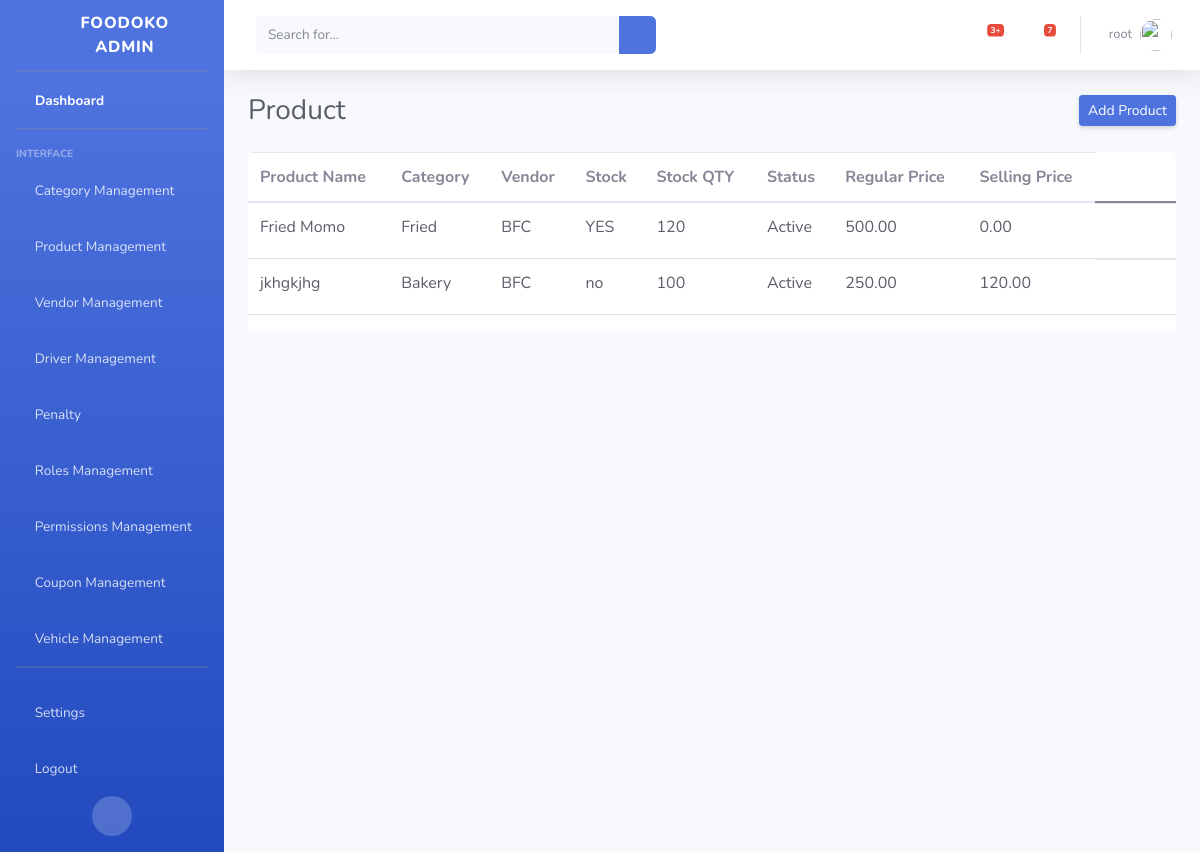
Page /adminpanel/products/ (signed in) on the committed database.
### vendorside/models.py (models this page shows, shortened)
class Product(models.Model):
    STATUS_CHOICE = (
        ("Active", "Active"),
        ("Deactive", "Deactive")
    )
    STOCK_STATUS = (
        ("Yes", "Yes"),
        ("No", "No")
    )
    title = models.CharField(max_length=255)
    product_image = models.ImageField(upload_to="images/")
    category = models.ForeignKey(Category, on_delete=models.CASCADE)
    vendor = models.ForeignKey(VendorProfile, on_delete=models.CASCADE)
    is_out_stock = models.CharField(max_length=255, null=True, blank=True, default="No")
    stock_qty = models.PositiveIntegerField(null=True, blank=True)
    status = models.CharField(max_length=255, choices=STATUS_CHOICE)
    regular_price = models.DecimalField(max_digits=10, decimal_places=2, default=0.00)
    sale_price = models.DecimalField(max_digits=10, decimal_places=2, default=0.00)
    is_popular = models.BooleanField(default=False)
    recently_viewed = models.BooleanField(default=False)
    recently_ordered = models.BooleanField(default=False)
    class Meta:
        ordering = ["-id"]
        verbose_name = "Product"

class Category(models.Model):
    title = models.CharField(max_length=255)
    vendor = models.ForeignKey(VendorProfile, on_delete=models.CASCADE)
    category_img = models.ImageField(upload_to="images/")
    class Meta:
        ordering = ["-id"]
        verbose_name = "Category"

### authentication/models.py (models this page shows)
class VendorProfile(models.Model):
    user = models.OneToOneField(User, on_delete=models.CASCADE)
    vendor_name = models.CharField(max_length=255)
    shop_name = models.CharField(max_length=255, unique=True)
    shop_logo = models.ImageField(upload_to="images/")
    contact_number = models.CharField(max_length=255)
    address = models.TextField(null=True)
    total_sale = models.DecimalField(decimal_places=2, max_digits=19, default=0.00)
    class Meta:
        ordering = ["-id"]
        verbose_name = "Vendor Profile"
    def __str__(self):
        return self.vendor_name

### Dashboard/views.py (the view)
# urls.py: path("products/", ProductView.as_view(), name="productView"),
class ProductView(View):
    template_name = "product/products.html"
    def get(self, request):
        products = Product.objects.all()
        args = {
            "products": products,
        }
        return render(request, self.template_name, args)

### Dashboard/templates/product/products.html (shortened to what this page needs)
{% load static %}
{% include 'base.html' %}
<body id="page-top">
    <div id="wrapper">
        {% include 'admin-sidebar.html' %}
        <div id="content-wrapper" class="d-flex flex-column">
            <div id="content">
               {% include 'admin-nav.html' %}
                <div class="container-fluid">
                    <div class="d-sm-flex align-items-center justify-content-between mb-4">
                        <h1 class="h3 mb-0 text-gray-800">Product</h1>
                        <a href="{% url 'addProduct' %}" class="d-none d-sm-inline-block btn btn-sm btn-primary shadow-sm">Add Product</a>
                    </div>
                    <div class="main____dept____table table-responsive">
                      {% if products %}
                        <table class="table">
                          <thead class="table_____head">
                            <tr>
                              <th scope="col">Product Name</th>
                              <th scope="col">Category</th>
                              <th scope="col">Vendor</th>
                              <th scope="col">Stock</th>
                              <th scope="col">Stock QTY</th>
                              <th scope="col">Status</th>
                              <th scope="col">Regular Price</th>
                              <th scope="col">Selling Price</th>
                            </tr>
                          </thead>
                          <tbody class="catgory__table">
                            {% for p in products %}
                            <tr>
                              <td class="category__data"><a href="#" class="w-100 d-flex text-dark category__name">{{p.title}}</a></td>
                              <td class="category__data"><a href="#" class="w-100 d-flex text-dark category__name">{{ p.category.title }}</a></td>
                              <td class="category__data"><a href="#" class="w-100 d-flex text-dark category__name">{{ p.vendor }}</a></td>
                              <td class="category__data"><a href="#" class="w-100 d-flex text-dark category__name">{{ p.is_out_stock }}</a></td>
                              <td class="category__data"><a href="#" class="w-100 d-flex text-dark category__name">{{ p.stock_qty }}</a></td>
                              <td class="category__data"><a href="#" class="w-100 d-flex text-dark category__name">{{ p.status }}</a></td>
                              <td class="category__data"><a href="#" class="w-100 d-flex text-dark category__name">{{ p.regular_price }}</a></td>
                              <td class="category__data"><a href="#" class="w-100 d-flex text-dark category__name">
                                {% if p.sale_price %}
                                {{ p.sale_price }}
                                {% else %} 0.00 {% endif %}
                              </a></td>
                              <td class="d-flex align-items-center">
                                <form method="POST" action="">
                                  <button class="border-0 bg-white" type="submit"><i class="fas fa-times-circle cross____icon"></i></button>
                                </form>
                                <a href="{% url 'editProduct' p.id %}"><i class="fas fa-edit cross____icon"></i></a>
                              </td>
                            </tr>
                            {% endfor %}
                          </tbody>
                        </table>
                        {% else %}
                            <div class="alert alert-danger text-center" role="alert">
                              No Products Found!
                            </div>
                            {% endif %}
                      </div>
                </div>
            </div>
        </div>
    </div>
</body>

### Dashboard/templates/admin-nav.html (shortened to what this page needs)
{% load static %}
{% include 'base.html' %}
 <nav class="navbar navbar-expand navbar-light bg-white topbar mb-4 static-top shadow">
    <form
        class="d-none d-sm-inline-block form-inline mr-auto ml-md-3 my-2 my-md-0 mw-100 navbar-search">
        <div class="input-group">
            <input type="text" class="form-control bg-light border-0 small" placeholder="Search for..."
                aria-label="Search" aria-describedby="basic-addon2">
            <div class="input-group-append">
                <button class="btn btn-primary" type="button">
                    <i class="fas fa-search fa-sm"></i>
                </button>
            </div>
        </div>
    </form>
    <ul class="navbar-nav ml-auto">
        <li class="nav-item dropdown no-arrow mx-1">
            <a class="nav-link dropdown-toggle" href="#" id="alertsDropdown" role="button"
                data-toggle="dropdown" aria-haspopup="true" aria-expanded="false">
                <i class="fas fa-bell fa-fw"></i>
                <span class="badge badge-danger badge-counter">3+</span>
            </a>
        </li>
        <li class="nav-item dropdown no-arrow mx-1">
            <a class="nav-link dropdown-toggle" href="#" id="messagesDropdown" role="button"
                data-toggle="dropdown" aria-haspopup="true" aria-expanded="false">
                <i class="fas fa-envelope fa-fw"></i>
                <span class="badge badge-danger badge-counter">7</span>
            </a>
        </li>
        <li class="nav-item dropdown no-arrow">
            <a class="nav-link dropdown-toggle" href="#" id="userDropdown" role="button"
                data-toggle="dropdown" aria-haspopup="true" aria-expanded="false">
                <span class="mr-2 d-none d-lg-inline text-gray-600 small">{{ request.user.username }}</span>
                <img class="img-profile rounded-circle"
                    src="{% static 'admin-img/undraw_profile.svg' %}">
            </a>
        </li>
    </ul>
</nav>

### static/admin-css/azim.css (style rules this page uses)
.main____dept____table { background: #fff; border-radius: 6px; }
.cross____icon { font-size: 25px; transition: 0.2s all ease-in-out; }

### rows in the picture
Product: title "Fried Momo", category "Fried", vendor "BFC", is_out_stock "YES", stock_qty "120", status "Active", regular_price "500.00", sale_price "0.00"
Product: title "jkhgkjhg", category "Bakery", vendor "BFC", is_out_stock "no", stock_qty "100", status "Active", regular_price "250.00", sale_price "120.00"

### other values in the picture
{{ request.user.username }} "root"
